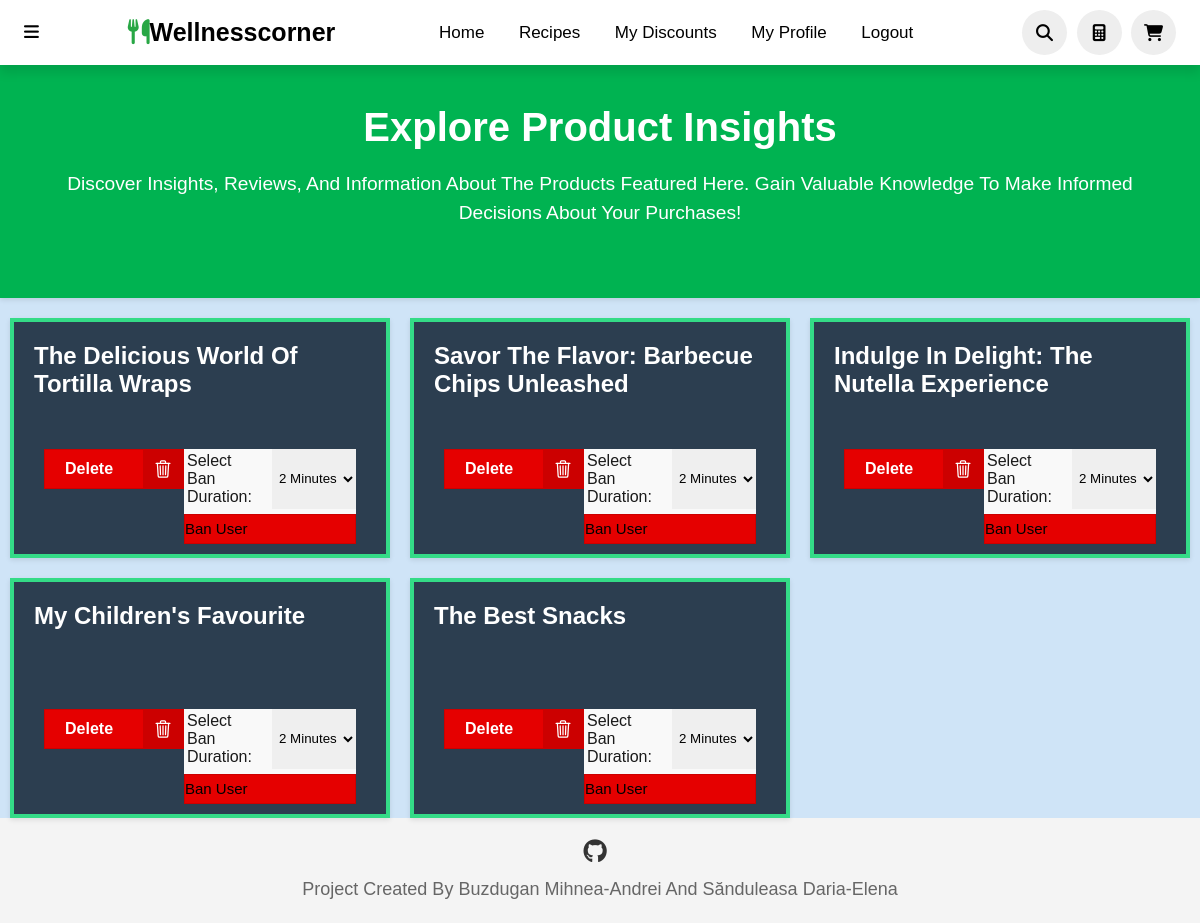
The app's page /posts/ (signed in) with its own data.
### WellnessCorner/models.py (models this page shows, shortened)
class Post(models.Model):
    user = models.ForeignKey(settings.AUTH_USER_MODEL, on_delete=models.CASCADE, null=True, blank=True)
    PRODUCT_CHOICES = (
        ('Product', 'Product'),
        ('ApiProduct', 'API Product'),
    )
    product_type = models.CharField(max_length=20, choices=PRODUCT_CHOICES, null=True, blank=True)
    object_id = models.PositiveIntegerField(default=0)
    product = GenericForeignKey('content_type', 'object_id')
    content_type = models.ForeignKey(ContentType, on_delete=models.CASCADE, null=True, blank=True)
    title = models.CharField(max_length=150, null=True, blank=True)
    content = models.TextField()
    product_name = models.CharField(max_length=255, null=True, blank=True)
    pub_date = models.DateTimeField(auto_now_add=True, null=True, blank=True)

### WellnessCorner/views.py (the view)
# urls.py: path('posts/', views.post_list, name='post_list'),
@login_required
def post_list(request):
    posts = Post.objects.order_by('-pub_date')
    return render(request, 'post_list.html', {'posts': posts})

### templates/post_list.html (shortened to what this page needs)
{% load static %}
<!DOCTYPE html>
<html lang="en">
<head>
    <link rel="stylesheet" href="{% static 'footer.css' %}">
</head>
<body>
<header>
    <div class="more">
        <i class="fa-solid fa-bars" onclick="toggleBar()"></i>
    </div>
    <a class="logo"><i class="fas fa-utensils"></i>Wellnesscorner</a>
    <nav class="navbar">
        <a href="{% url 'index' %}">Home</a>
        <a href="{% url 'all_recipes' %}">Recipes</a>
        <a href="{% url 'user_discounts' %}">My discounts</a>
        <a href="{% url 'myaccount' %}">My Profile</a>
        <a href="{% url 'logout' %}">Logout</a>
    </nav>
    <div class="icons">
        <i class="fas fa-search" id="search-icon" onclick="toggleSearch()"></i>
        <a href="{% url 'calculator' %}" class="fa-solid fa-calculator"></a>
        <a href="{% url 'basket_page' %}" class="fas fa-shopping-cart"></a>
    </div>
</header>
    <div class="content-page">
        <div class="upper">
            <h2>Explore Product Insights</h2>
            <p>Discover insights, reviews, and information about the products featured here. Gain valuable knowledge to make informed decisions about your purchases!</p>
        </div>
        <div class="container">
            {% for post in posts %}
            <div class="card">
                <h2><a href="{% url 'post' post.id %}">{{ post.title }}</a></h2>
                {% if request.user.is_superuser %}
                <div class="button-group">
                    <form action="{% url 'manage_delete' post.id %}" method="post">
                        <button type="submit" class="delete-button">
                            <span class="button__text">Delete</span>
                            <span class="button__icon">
                            </span>
                        </button>
                    </form>
                    <form class="ban-form" action="{% url 'manage_ban' post.user.id %}" method="post">
                        <label for="ban_duration">Select Ban Duration:</label>
                        <select name="ban_duration" id="ban_duration">
                            <option value="2">2 Minutes</option>
                        </select>
                        <button class="ban" type="submit">Ban User</button>
                    </form>
                </div>
                {% endif %}
            </div>
            {% endfor %}
        </div>
    </div>
    <footer class="footer">
    <div class="footer-container">
        <div class="social-media">
            <a href="https://github.com/MOMOKILLER000" class="social-icon"><i class="fa-brands fa-github"></i></a>
        </div>
        <p class="footer-text">Project created by Buzdugan Mihnea-Andrei and Sănduleasa Daria-Elena</p>
    </div>
</footer>
</body>
</html>

### static/footer.css (style rules this page uses)
body { display: flex; flex-direction: column; min-height: 100vh; }
.footer { background-color: #f4f4f4; padding: 20px 0; text-align: center; width: 100%; margin-top: auto; }
.footer-container { max-width: 1200px; margin: 0 auto; }
.social-media { margin-bottom: 10px; }
.social-icon { display: inline-block; margin-right: 10px; color: #333; font-size: 24px; transition: color 0.3s ease; }
.footer-text { font-size: 18px; color: #666; line-height: 1.5; }

### templates/post_list.html (style rules this page uses)
* { font-family: 'Nunito', sans-serif; margin: 0; padding: 0; box-sizing: border-box; text-decoration: none; outline: none; border: none; text-transform: capitalize; transition: all .2s linear; }
html { font-size: 62.5%; overflow-x: hidden; scroll-padding-top: 5.5rem; scroll-behavior: smooth; }
header { top: 0; left: 0; right: 0; background: #fff; padding: 1rem 5%; display: flex; align-items: center; justify-content: space-between; z-index: 2; box-shadow: 0 8px 10px rgba(0, 0, 0, 0.1); }
header .logo { color: black; font-size: 2.5rem; font-weight: bolder; }
header .logo i { color: #28a745; }
header .navbar a { font-size: 1.7rem; border-radius: .5rem; padding: .5rem 1.5rem; color: black; }
.more { font-size: 1.7rem; color: black; }
header .icons i, header .icons a { cursor: pointer; margin-left: .5rem; height: 4.5rem; line-height: 4.5rem; width: 4.5rem; text-align: center; font-size: 1.7rem; color: black; border-radius: 50%; background: #eee; }
.content-page { transition: margin-left 0.3s ease; }
body { margin: 0; font-family: 'Poppins', Arial, Helvetica, sans-serif; font-size: 16px; font-weight: 400; color: #1a1a1a; background: #cfe4f7; }
.container { display: grid; grid-template-columns: 1fr 1fr 1fr; }
.upper { background: #00b351; box-shadow: 0 2px 5px rgba(0, 0, 0, 0.1); padding: 40px; text-align: center; color: #fff; font-family: 'Playfair Display', serif; }
.upper h2 { font-size: 2.5em; margin-bottom: 20px; color: #ffffff; }
.upper p { font-size: 1.2em; margin-bottom: 30px; line-height: 1.5; }
.card { background-color: #2c3e50; box-shadow: 0 2px 5px rgba(0, 0, 0, 0.1); margin-top: 20px; padding: 20px; height: 240px; margin-left: 10px; margin-right: 10px; transition: transform 0.1s; background-size: cover; border: 4px solid #34db87; position: relative; }
.card a { text-decoration: none; color: #fff; }
.card h2 { margin-bottom: 10px; color: #34db95; }
.button-group { position: absolute; bottom: 10px; display: flex; justify-content: space-between; width: calc(100% - 60px); left: 30px; }
.edit-button, .delete-button { padding: 10px 20px; border: none; background: none; cursor: pointer; text-decoration: none; color: inherit; font-size: 16px; display: flex; align-items: center; }
.delete-button { padding: 10px 20px; border: 1px solid #cc0000; background-color: #e50000; overflow: hidden; position: relative; display: flex; align-items: center; width:140px; }
.delete-button .button__text { transform: translateX(0); color: #fff; font-weight: 600; transition: all 0.3s; }
.delete-button .button__icon { position: absolute; left: calc(100% - 40px); height: 100%; width: 40px; background-color: #cc0000; display: flex; align-items: center; justify-content: center; transition: all 0.3s; }
.delete-button .svg { width: 20px; }
.ban-form { display: grid; grid-template-columns: auto auto; grid-gap: 5px; background-color: #f9f9f9; }
label { grid-column: 1; padding:3px; }
select { grid-column: 2; padding:3px; }
button { grid-column: 1 / span 2; text-align: center; }
.ban { border: 1px solid #cc0000; background-color: #e50000; overflow: hidden; position: relative; display: flex; align-items: center; height: 30px; width: 100%; font-size:15px; }
@media only screen and (max-width: 1200px) { header { padding: 1rem 2%; } }

### records on screen
Post: title "The Delicious World Of Tortilla Wraps"
Post: title "Savor The Flavor: Barbecue Chips Unleashed"
Post: title "Indulge In Delight: The Nutella Experience"
Post: title "My Children's Favourite"
Post: title "The Best Snacks"
